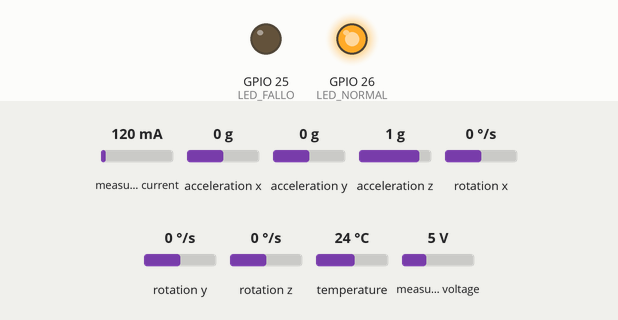
A sketch run on a simulated ESP32. On the bench: output pins drawn as LEDs (lit = HIGH). The test bench sets the inputs (shaded band); at power-on: measured current 120 mA, measured voltage 5 V, acceleration x 0 g, acceleration y 0 g, acceleration z 1 g, rotation x 0 °/s, rotation y 0 °/s, rotation z 0 °/s, temperature 24 °C. What the sketch prints to the serial monitor is not drawn.

Above: at 2.2 s.
2.3 s: measured current set to 132 mA
At 6.2 s:
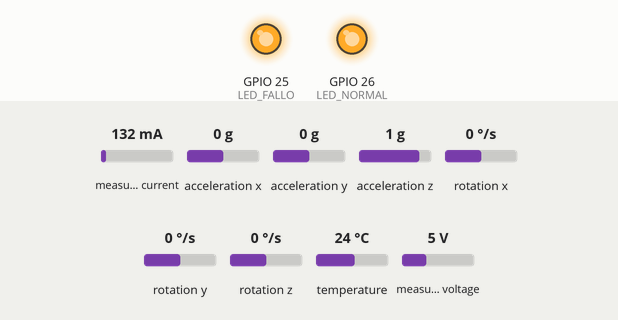
6.3 s: measured voltage set to 0.3 V
At 7.4 s:
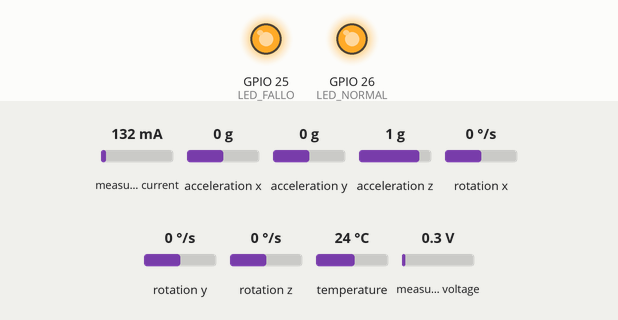
7.8 s: measured voltage set to 3.8 V
11.3 s: measured voltage set to 0.8 V
At 12.0 s:
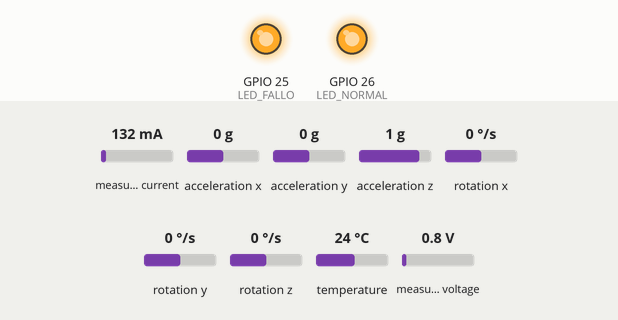
Timing chart, 0 to 13.8 s (numbered marks = the images above; inputs shaded):
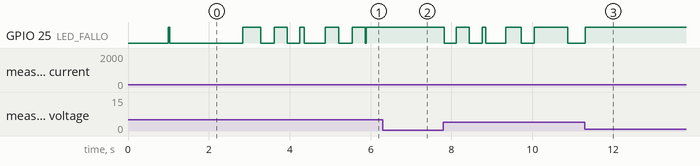

Measured:
- the behaviour switches between 120 and 121 mA on measured current (found by bisection; images 0 and 1)
- after the input at 2.3 s, GPIO 25 (LED_FALLO): LOW → HIGH after 0.54 s, → LOW 0.45 s later, → HIGH 0.33 s later, → LOW 0.33 s later, … (11 changes in this stretch)
- after the input at 6.3 s, GPIO 25 (LED_FALLO): stops changing and stays HIGH
- after the input at 11.3 s, GPIO 25 (LED_FALLO): goes on until 11.3 s, then stays HIGH

The sketch:

web.ino
```cpp
#include <Wire.h>
#include <Adafruit_INA219.h>
#include <MPU6050.h>
#include <OneWire.h>
#include <DallasTemperature.h>
#include <math.h>
#include "WiFi.h"
#include <WebServer.h>
#include "esp_task_wdt.h"
// ===================== OBJETOS =====================
MPU6050 mpu;
Adafruit_INA219 ina219;


#define LED_NORMAL 26   // escoge un GPIO libre
#define LED_FALLO  25


// DS18B20
#define TEMP_PIN 32
OneWire oneWire(TEMP_PIN);
DallasTemperature sensors(&oneWire);


#define V_MIN 1.0
#define I_MIN 20.0

bool mpu_ok = true;
bool ina_ok = true;

// ======= WEB SERVER =======
WebServer server(80);

// ======= VARIABLES PARA LA WEB =======
float voltaje=0, corriente=0, potencia=0, tempC=0, accMag=0;
int estado_motor=0, clase=0;

// ======= FUNCIONES SEGURAS =======
bool leerMPU(int16_t &ax, int16_t &ay, int16_t &az,
             int16_t &gx, int16_t &gy, int16_t &gz) {

  mpu.getAcceleration(&ax, &ay, &az);
  mpu.getRotation(&gx, &gy, &gz);
  return true;
}

bool leerINA(float &v, float &i) {
  v = ina219.getBusVoltage_V();
  i = ina219.getCurrent_mA();
  return !(isnan(v) || isnan(i));
}

// ======= PREDICT =======
int predict(float x[], float accMag) {
  if (x[10] < 1.0) return 4;          // apagado total
  if (x[4] == 0 && abs(x[3]) < 5.0) return 2;
  if (x[3] > 400.0) return 1;
  if (x[4] == 1 &&
      x[3] >= 20.0 && x[3] <= 120.0 &&
      x[10] >= 4.5 && x[10] <= 5.2 &&
      x[9] < 35.0) {
    return 0;
  }
  return 3;
}

// ======= NOMBRES DE CLASES =======
const char* claseNombre(int c){
  switch(c){
    case 0: return "Normal / Operación nominal";
    case 1: return "Motor bloqueado / Stall";
    case 2: return "Falla eléctrica intermitente";
    case 3: return "Bloqueo parcial / carga irregular";
    case 4: return "Motor apagado o cortocircuitado";
    default: return "Desconocido";
  }
}

// ======= PÁGINA WEB =======
void handleRoot(){
  String html = "<!DOCTYPE html><html><head><meta charset='UTF-8'><title>Estado Motor</title>";
  html += "<style>";
  html += "body{font-family:Arial;text-align:center;background-color:#f0f0f0;color:#333;}";
  html += "h2{color:#0066cc;}";
  html += ".dato{font-size:1.2em;margin:5px;padding:5px;}";
  html += ".clase{font-size:1.5em;font-weight:bold;padding:10px;border-radius:10px;display:inline-block;}";
  html += ".c0{background-color:#4CAF50;color:white;}"; // Verde
  html += ".c1{background-color:#f44336;color:white;}"; // Rojo
  html += ".c2{background-color:#FF9800;color:white;}"; // Naranja
  html += ".c3{background-color:#FFEB3B;color:black;}"; // Amarillo
  html += ".c4{background-color:#9E9E9E;color:white;}"; // Gris
  html += "</style></head><body>";

  html += "<h2>📊 Estado del Motor</h2>";
  html += "<div class='dato'>Voltaje: " + String(voltaje,2) + " V</div>";
  html += "<div class='dato'>Corriente: " + String(corriente,1) + " mA</div>";
  html += "<div class='dato'>Potencia: " + String(potencia,1) + " mW</div>";
  html += "<div class='dato'>Temperatura: " + String(tempC,1) + " °C</div>";
  html += "<div class='dato'>Vibración: " + String(accMag,0) + "</div>";
  html += "<div class='dato'>Estado motor: " + String(estado_motor) + "</div>";

  // Clase con color y emoji
  String emoji="";
  switch(clase){
    case 0: emoji="✅"; break;
    case 1: emoji="🛑"; break;
    case 2: emoji="⚡"; break;
    case 3: emoji="⚠️"; break;
    case 4: emoji="🔌"; break;
  }
  html += "<div class='clase c" + String(clase) + "'>"+emoji+" Clase " + String(clase) + " - " + claseNombre(clase) + "</div>";

  html += "<p>Actualización automática cada 1s</p>";
  html += "<script>setTimeout(()=>{location.reload();},2000);</script>";
  html += "</body></html>";

  server.send(200, "text/html", html);
}

bool i2cAlive() {
  Wire.beginTransmission(0x68); // MPU6050
  return (Wire.endTransmission() == 0);
}


// ===================== SETUP =====================
void setup() {
  Serial.begin(115200);
  delay(1000);

  Wire.begin(21,22);
  Wire.setClock(50000);     // FIX: I2C estable
  Wire.setTimeOut(50);

  pinMode(LED_FALLO, OUTPUT);
  pinMode(LED_NORMAL, OUTPUT);

  // Apagados (activo LOW)
  digitalWrite(LED_FALLO, HIGH);
  digitalWrite(LED_NORMAL, HIGH);


  // MPU
  mpu.initialize();
  if(!mpu.testConnection()) {
    Serial.println("Error MPU6050");
    mpu_ok=false;
  }

  // INA219
  if(!ina219.begin()) {
    Serial.println("Error INA219");
    ina_ok=false;
  }

  // DS18B20
  sensors.begin();
  sensors.setResolution(9);
  sensors.setWaitForConversion(false);

  // ---- CREAR AP ----
  WiFi.softAP("ESP32-AP", "12345678");
  Serial.println("Access Point activo: ESP32-AP");

  // ---- INICIAR SERVIDOR ----
  server.on("/", handleRoot);
  server.begin();
  esp_task_wdt_config_t wdt_config = {
  .timeout_ms = 5000,
  .idle_core_mask = (1 << portNUM_PROCESSORS) - 1,
  .trigger_panic = true
};

  esp_task_wdt_init(&wdt_config);
  esp_task_wdt_add(NULL);   // task loop()


}

// ===================== LOOP =====================
void loop() {
  int16_t ax=0, ay=0, az=0, gx=0, gy=0, gz=0;
  if (!i2cAlive()) {
  Wire.end();
  delay(5);
  Wire.begin(21,22);
  return; // ← CLAVE: sales del loop y evitas cuelgue
}

  if(mpu_ok){
    leerMPU(ax,ay,az,gx,gy,gz);
    delayMicroseconds(300);   // FIX
  }

  if(ina_ok){
  if(!leerINA(voltaje,corriente)){
    voltaje = 0;
    corriente = 0;
  }
}

  static unsigned long tTemp = 0;
  if(millis() - tTemp > 1000){
    tTemp = millis();
    sensors.requestTemperatures();
    float t = sensors.getTempCByIndex(0);
    if(t > -50 && t < 125) tempC = t;   // filtro anti-basura
  }


  potencia = voltaje*corriente;
  estado_motor = (voltaje>V_MIN && corriente>I_MIN)?1:0;

  accMag = sqrt((float)ax*ax + (float)ay*ay + (float)az*az);

  float x[11] = {(float)ax,(float)ay,(float)az,
                 corriente,(float)estado_motor,
                 (float)gx,(float)gy,(float)gz,
                 potencia,tempC,voltaje};

  clase = predict(x,accMag);

  static unsigned long tLed=0;
  static bool estadoLed=false;
  if(clase!=0 && clase!=2){
    if(millis()-tLed>300){
      tLed=millis();
      estadoLed=!estadoLed;
      digitalWrite(LED_FALLO,estadoLed);
    }
  } else digitalWrite(LED_FALLO,LOW);

  // ===== LÓGICA DE LEDs =====
// LEDs activos en LOW (VCC → resistencia → GPIO)
// ===== LED VERDE: ESTADO DEL SISTEMA =====
// Activo en LOW

  static unsigned long tBlink = 0;
  static bool ledOn = false;

  if (clase == 0) {
    // Normal → encendido fijo
    digitalWrite(LED_FALLO, LOW);
  }
  else if (clase == 4) {
    // Motor apagado → apagado
    digitalWrite(LED_FALLO, HIGH);
  }
  else {
    // Cualquier falla → parpadeo 1 Hz
    if (millis() - tBlink > 500) {
      tBlink = millis();
      ledOn = !ledOn;
      digitalWrite(LED_FALLO, ledOn ? LOW : HIGH);
    }
  }


  static unsigned long tWeb = 0;
  if (millis() - tWeb > 500) {
    tWeb = millis();
    server.handleClient();
  }

  Serial.println("Loop vivo");
  yield();
  delay(20);   // FIX: antes 1000, ahora no rompe WiFi
  esp_task_wdt_reset();


}
```
